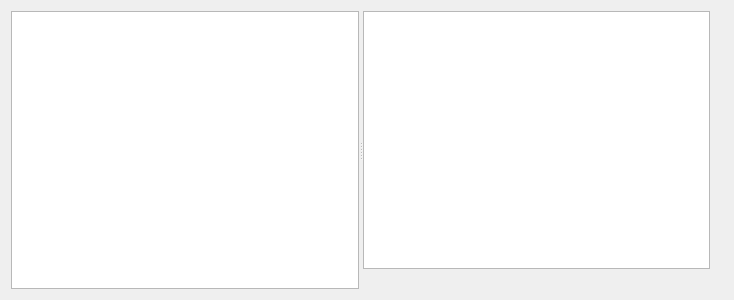
<?xml version="1.0" encoding="UTF-8"?>
<ui version="4.0">
 <class>PictureDatabaseDlg</class>
 <widget class="QDialog" name="PictureDatabaseDlg">
  <property name="geometry">
   <rect>
    <x>0</x>
    <y>0</y>
    <width>734</width>
    <height>300</height>
   </rect>
  </property>
  <property name="windowTitle">
   <string>Dialog</string>
  </property>
  <layout class="QHBoxLayout" name="horizontalLayout">
   <item>
    <widget class="QSplitter" name="splitter">
     <property name="orientation">
      <enum>Qt::Horizontal</enum>
     </property>
     <widget class="QListWidget" name="directoryList">
      <property name="horizontalScrollBarPolicy">
       <enum>Qt::ScrollBarAlwaysOff</enum>
      </property>
      <property name="textElideMode">
       <enum>Qt::ElideMiddle</enum>
      </property>
     </widget>
     <widget class="QWidget" name="verticalLayoutWidget">
      <layout class="QVBoxLayout" name="verticalLayout">
       <item>
        <widget class="QListWidget" name="fileList"/>
       </item>
       <item>
        <widget class="QLabel" name="fileCountLabel">
         <property name="text">
          <string/>
         </property>
        </widget>
       </item>
      </layout>
     </widget>
    </widget>
   </item>
   <item>
    <widget class="QLabel" name="imagePreview">
     <property name="sizePolicy">
      <sizepolicy hsizetype="Preferred" vsizetype="Preferred">
       <horstretch>0</horstretch>
       <verstretch>0</verstretch>
      </sizepolicy>
     </property>
     <property name="maximumSize">
      <size>
       <width>256</width>
       <height>16777215</height>
      </size>
     </property>
     <property name="text">
      <string/>
     </property>
     <property name="scaledContents">
      <bool>true</bool>
     </property>
    </widget>
   </item>
  </layout>
 </widget>
 <resources/>
 <connections/>
</ui>
